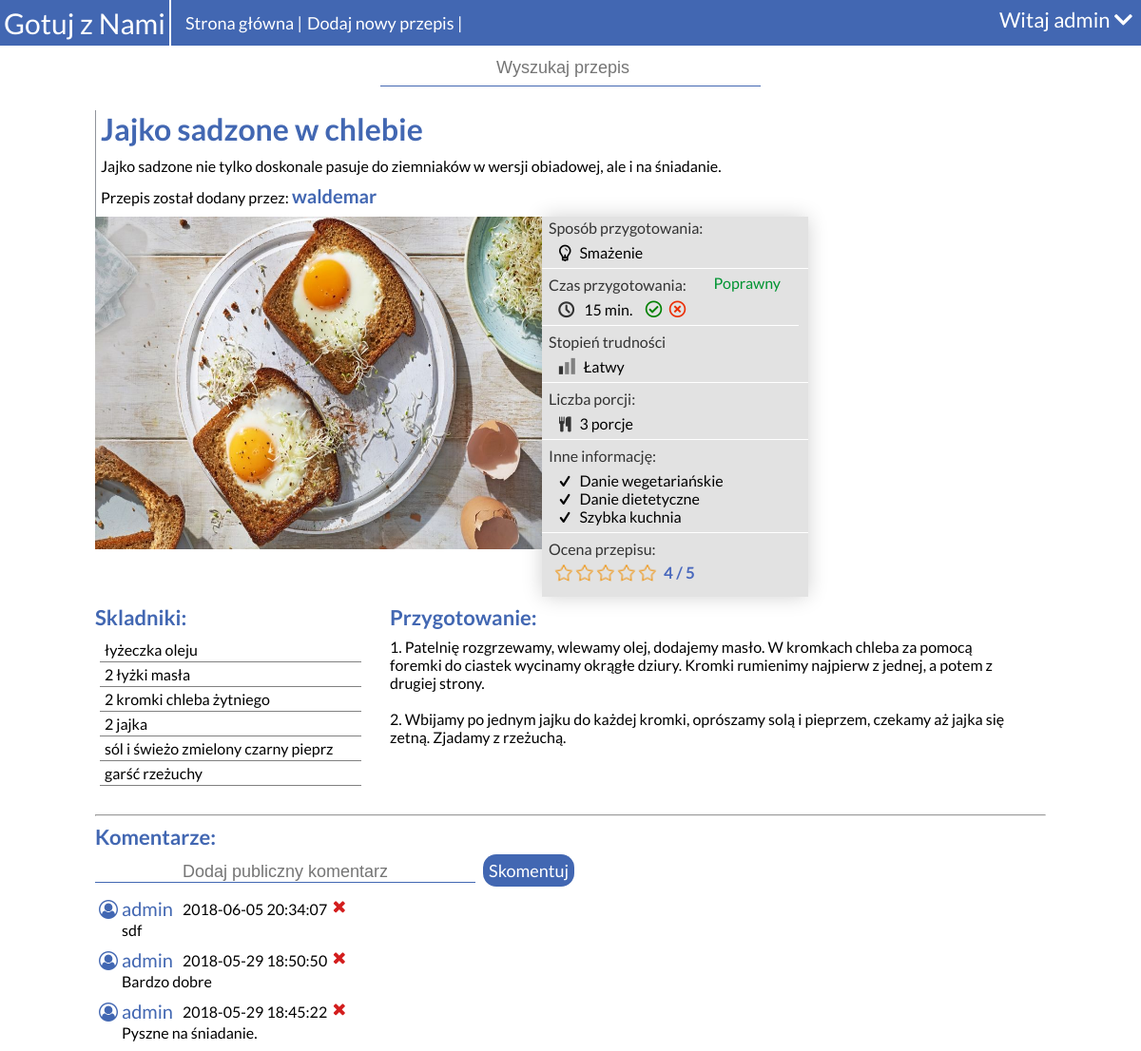
The page /przepis.php?id=3 (signed in) on the database its author committed.
### tables this page shows
CREATE TABLE `przepisy` (
  `id_przepisu` int(11) NOT NULL,
  `tytul` varchar(50) NOT NULL,
  `skladniki` text NOT NULL,
  `przygotowanie` text NOT NULL,
  `skrot_opis` varchar(200) NOT NULL,
  `id_uzytkownika` int(20) NOT NULL,
  `id_kategori` int(11) NOT NULL,
  `czas_przygotowania` int(11) NOT NULL,
  `stopien_trudnosci` int(11) NOT NULL,
  `liczba_porcji` int(11) NOT NULL,
  `id_spos_przygotowania` int(11) NOT NULL,
  `d_bezglutenowe` tinyint(1) NOT NULL,
  `d_wegetarianskie` tinyint(1) NOT NULL,
  `d_dietetyczne` tinyint(1) NOT NULL,
  `d_dla_dzieci` tinyint(1) NOT NULL,
  `szybka_kuchnia` tinyint(1) NOT NULL
);

CREATE TABLE `uzytkownicy` (
  `id_uzytkownika` int(11) NOT NULL,
  `uzytkownik` varchar(20) NOT NULL,
  `haslo` varchar(255) NOT NULL,
  `email` varchar(60) NOT NULL
);

CREATE TABLE `sposob_przygotowania` (
  `id_spos_przygotowania` int(11) NOT NULL,
  `nazwa_spos_przygotowania` varchar(25) NOT NULL
);

CREATE TABLE `komentarze` (
  `id_komentarza` int(11) NOT NULL,
  `id_uzytkownika` int(11) NOT NULL,
  `id_przepisu` int(11) NOT NULL,
  `komentarz` text NOT NULL,
  `data` datetime NOT NULL
);

### przepis.php (the view, shortened to what this page needs)
<?php
	require_once 'polaczenie.php';
	$id_przepisu = $_GET['id'];
	try {
		$polaczenie = new mysqli($host, $db_user, $db_password, $db_name);
		if($polaczenie->connect_errno!=0){
			throw new Exception(mysgli_connect_errno());
		}
		else{
		$polaczenie->query("SET NAMES 'utf8' COLLATE 'utf8_polish_ci'");
		$polaczenie->query("SET CHARSET utf8");
		$rezultat = $polaczenie->query("SELECT uzytkownicy.uzytkownik,p.*,sp.nazwa_spos_przygotowania FROM przepisy AS p LEFT JOIN sposob_przygotowania AS sp ON p.id_spos_przygotowania=sp.id_spos_przygotowania LEFT JOIN uzytkownicy ON p.id_uzytkownika=uzytkownicy.id_uzytkownika WHERE p.id_przepisu='$id_przepisu'");
		if(isset($_SESSION['zalogowany'])){
			$rezultat_komentarze = $polaczenie->query("SELECT uzytkownicy.uzytkownik, komentarze.id_komentarza,komentarze.komentarz, komentarze.data, komentarze.id_uzytkownika FROM komentarze LEFT JOIN przepisy ON przepisy.id_przepisu=komentarze.id_przepisu LEFT JOIN uzytkownicy ON komentarze.id_uzytkownika=uzytkownicy.id_uzytkownika WHERE komentarze.id_przepisu='$id_przepisu' ORDER BY komentarze.data DESC");
		}
		$rezultat_ocena_sr = $polaczenie->query("SELECT SUM(ocena)/COUNT(id_przepisu) AS ocena_sr FROM oceny WHERE id_przepisu='$id_przepisu' GROUP BY id_przepisu");
		$rezultat_czas_przygotowania = $polaczenie->query("SELECT SUM(czas_przygotowania_p)/COUNT(id) as cp, COUNT(id) as id FROM czas_przygotowania WHERE id_przepisu='$id_przepisu'");
		$wiersz_czas_przygotowania = $rezultat_czas_przygotowania->fetch_assoc();
		$wiersz = $rezultat->fetch_assoc();
		$ocena_sr = $rezultat_ocena_sr->fetch_assoc();
		}
	} catch (Exception $e) {
		echo '<span style="color:red;">Błąd serwera przepraszamy na niedogodności</span>';
		echo "Informacja developera: ".$e;
	}
	function informacja() {
		global $wiersz;
		if($wiersz['d_wegetarianskie'] == 1)
			echo '<i class="icon-check"></i>Danie wegetariańskie<br>';
		if($wiersz['d_dietetyczne'] == 1)
			echo '<i class="icon-check"></i>Danie dietetyczne<br>';
		if($wiersz['szybka_kuchnia'] == 1)
			echo '<i class="icon-check"></i>Szybka kuchnia<br>';
	}
	function czas_przygotowania(){
		global $wiersz_czas_przygotowania;
		if($wiersz_czas_przygotowania['cp'] == 0 AND $wiersz_czas_przygotowania['id'] == 0){
			echo "Brak głosów";
		}
		elseif($wiersz_czas_przygotowania['cp'] < 0.60 AND $wiersz_czas_przygotowania['cp'] >= 0.00){
			echo '<span style="color: #EA2027 !important;">Nie poprawny</span>';
		}
		else{
			echo '<span style="color: #009432 !important;">Poprawny</span>';
		}
	}
?>
<!DOCTYPE html>
<html>
<head>
	<link rel="stylesheet" type="text/css" href="style.css">
	<link rel="stylesheet" type="text/css" href="css/fontello.css">
	<link rel="stylesheet" href="star/rating.css" type="text/css" media="screen" title="Rating CSS">
	<link rel="stylesheet" href="https://use.fontawesome.com/releases/v5.0.13/css/all.css">
</head>
<body>
<div id="przepis_kontener">
	<?php require_once 'naglowek.php'; ?>
	<div id="przepis_zawartosc_przepisu">
		<h1 class="przepis_tytul_przepisu"><?php echo $wiersz['tytul']; ?></h1>
		<div class="przepis_skrot_opis">
			<?php echo $wiersz['skrot_opis']; ?>
		</div>
		<div class="przepis_dodany_przez">
			Przepis został dodany przez: <span class="przepis_dodany_przez_osoba"><?php echo $wiersz['uzytkownik']; ?></span>
		</div>
		<div class="przepis_zdjecie_przepisu">
			<img src="obrazy_potraw/<?php echo $id_przepisu; ?>.jpg">
		</div>
		<div class="przepis_info_przepisu">
			<dl>
				<dt>Sposób przygotowania:</dt>
				<dd><i class="icon-lightbulb"></i><?php echo $wiersz['nazwa_spos_przygotowania']; ?></dd>
				<dt class="przepis_ip_cp_1">Czas przygotowania:</dt>
				<dt class="przepis_ip_cp_2"><?php czas_przygotowania(); ?></dt>
				<dd class="przepis_ip_cp_3">
					<i class="icon-clock-black"></i><?php echo $wiersz['czas_przygotowania']; ?> min.
					<?php if(isset($_SESSION['zalogowany'])){ ?>
						<i class="far fa-check-circle przepis_ip_p" id="przepis_ip_pot"></i>
						<i class="far fa-times-circle przepis_ip_z" id="przepis_ip_zap"></i>
					<?php } else{ echo '<i class="przepis_ip_p" style="font-size: 15px; color: #e2e2e2;">sss</i><i class="przepis_ip_z" style="font-size: 15px; color: #e2e2e2;">ss</i>'; }?>
				</dd>
				<dd class="przepis_ip_cp_4"></dd>
				<dt style="clear: both;">Stopień trudności</dt>
				<dd>
					<?php if($wiersz['stopien_trudnosci'] == 1){ ?>
		 		   				<i class="icon-chart-bar1_p"></i>Łatwy
		 		   			<?php } elseif($wiersz['stopien_trudnosci'] == 2){ ?>
		 		   				<i class="icon-chart-bar2_p"></i>Średni
		 		   			<?php } elseif($wiersz['stopien_trudnosci'] == 3){ ?>
		 		   				<i class="icon-chart-bar3_p"></i>Trudny
		 		   			<?php } ?>
				</dd>
				<dt>Liczba porcji:</dt>
				<dd><i class="icon-food"></i><?php echo $wiersz['liczba_porcji']; ?> porcje</dd>
				<dt>Inne informację:</dt>
				<dd><?php informacja(); ?></dd>
				<dt>Ocena przepisu:</dt>
				<dd>
				    <div class="container" style="float: left;">
					</div>
					<div class="przepis_op_sr">
						<?php echo round($ocena_sr['ocena_sr'],2)." / 5"; ?>
					</div>
				</dd>
			</dl>
		</div>
		<div class="przepis_skladniki">
			<div class="pipt">Skladniki:</div>
			<ul>
				<?php $skladniki = explode(",", $wiersz['skladniki']);
				for ($i=0; $i < count($skladniki); $i++) {
					echo '<li>'.$skladniki[$i].'</li>';
				} ?>
			</ul>
		</div>
		<div class="przepis_przygotowanie">
			<div class="pipt">Przygotowanie:</div>
			<?php
				echo nl2br($wiersz['przygotowanie']);
			?>
		</div>
		<hr>
		<?php if(isset($_SESSION['zalogowany'])) { ?> <div class="przepis_k">
			<div class="pipt">Komentarze:</div>
			<div class="przepis_dk">
				<input type="text" id="przepis_dk_t" name="przepis_dk_t" placeholder="Dodaj publiczny komentarz">
				<a class="przepis_dk_p">Skomentuj</a>
			</div>
			<div class="przepis_wk">
				<?php while ($wiersz_komentarz = $rezultat_komentarze->fetch_assoc()) { ?>
					<div class="przepis_pk" id="przepis_pk_id_<?php echo $wiersz_komentarz['id_komentarza']; ?>">
						<div class="przepis_pk_u">
							<i class="icon-user-circle-o"></i><?php echo $wiersz_komentarz['uzytkownik']; ?>
						</div>
						<div class="przepis_pk_d">
							<?php echo $wiersz_komentarz['data']; ?>
						</div>
						<?php if($wiersz_komentarz['id_uzytkownika'] == $_SESSION['id_uzytkownika']){ ?>
							<div class="przepis_pk_uk">
								<div class="przepis_pk_uk_id" id="<?php echo $wiersz_komentarz['id_komentarza']; ?>">
									<i class="icon-cancel"></i>
								</div>
							</div>
						<?php } ?>
						<div class="przepis_pk_k">
							<?php echo $wiersz_komentarz['komentarz']; ?>
						</div>
					</div>
				<?php } ?>
			</div>
		</div> <?php } ?>
</div>
</div>
</body>
</html>

### style.css (style rules this page uses)
* { margin: 0; padding: 0; }
body { margin: 0 auto; font-family: 'Lato', sans-serif; }
#przepis_zawartosc_przepisu { width: 1000px; margin-right: auto; margin-left: auto; font-size: 16px; }
.przepis_tytul_przepisu { margin-top: 25px; padding-bottom: 10px; color: #4267b2; border-left: 1px solid #90949b; padding-left: 5px; }
.przepis_skrot_opis { border-left: 1px solid #90949b; padding-left: 5px; }
.przepis_dodany_przez { padding: 10px 0px; border-left: 1px solid #90949b; padding-left: 5px; }
.przepis_dodany_przez_osoba { color: #4267b2; font-size: 20px; font-weight: bold; }
.przepis_zdjecie_przepisu img { float: left; max-height: 400px; min-height: 350px; width: 470px; }
.przepis_info_przepisu { float: left; background-color: #e2e2e2; width: 280px; height: 400px; -webkit-box-shadow: 0px 0px 21px -1px rgba(0,0,0,0.2); -moz-box-shadow: 0px 0px 21px -1px rgba(0,0,0,0.2); box-shadow: 0px 0px 21px -1px rgba(0,0,0,0.2); }
.przepis_ip_cp_1 { float: left; }
.przepis_ip_cp_2 { float: left; width: 100px; padding-top: 5px !important; padding-right: 7px; text-align: center; font-size: 16px; max-height: 25px; }
.przepis_ip_cp_3 { float: left; padding-right: 3px; }
.przepis_ip_cp_4 { border-bottom: 1px solid white; float: left; width: 90px; padding-right: 8px; height: 19px; }
.przepis_info_przepisu > dl > dt { color: #333333; padding: 7px 7px; }
.przepis_info_przepisu > dl > dt:first-child { padding-top: 2px; }
.przepis_info_przepisu > dl > dd { border-bottom: 1px solid white; padding-left: 13px; padding-bottom: 7px; }
.przepis_info_przepisu > dl > dd:last-child { border: none; }
.przepis_info_przepisu > dl > dd > i { padding-right: 4px; }
.przepis_ip_p { padding-left: 10px; color: green; font-size: 18px; cursor: pointer; }
.przepis_ip_z { color: #eb2f06; font-size: 18px; cursor: pointer; }
.przepis_skladniki { float: left; width: 28%; margin-right: 30px; margin-bottom: 30px; }
.przepis_skladniki > ul > li { border-bottom: 1px solid gray; list-style-type: none; padding: 3px 5px; margin-left: 5px; }
.pipt { color: #4267b2; font-size: 22px; font-weight: bold; padding: 8px 0px; }
.przepis_przygotowanie { float: left; width: 65%; margin-bottom: 30px; }
.przepis_dk input { border:none; border-bottom:1px solid #4267b2; width:400px; text-align: center; font-size: 18px; margin-top: 5px; margin-bottom: 15px; }
.przepis_dk a { margin-left: 5px; border-radius: 14px 14px 14px 14px; -moz-border-radius: 14px 14px 14px 14px; -webkit-border-radius: 14px 14px 14px 14px; border: 0px solid #000000; background-color: #4267b2; color: white; font-size: 18px; padding: 6px; cursor: pointer; }
.przepis_pk_u { float: left; color: #4267b2; font-size: 20px; padding-right: 10px; line-height: 25px; vertical-align: middle; }
.przepis_pk_d { float: left; line-height: 25px; vertical-align: middle; }
.przepis_pk_uk { float: left; line-height: 20px; vertical-align: middle; cursor: pointer; }
.przepis_pk_k { padding-left: 28px; padding-bottom: 10px; }
.przepis_op_sr { float: left; padding-left: 5px; font-size: 17px; line-height: 18px; vertical-align: middle; color:#4a69bd; font-weight: bold; }

### rows shown on the page
przepisy: tytul "Jajko sadzone w chlebie", skrot_opis "Jajko sadzone nie tylko doskonale pasuje do ziemniaków w wersji obiadowej, ale i na śniadanie.", id_uzytkownika.uzytkownik "waldemar", id_spos_przygotowania.nazwa_spos_przygotowania "Smażenie", czas_przygotowania "15", liczba_porcji "3", skladniki "łyżeczka oleju", skladniki "2 łyżki masła", skladniki "2 kromki chleba żytniego", skladniki "2 jajka", skladniki "sól i świeżo zmielony czarny pieprz", skladniki "garść rzeżuchy", przygotowanie "1. Patelnię rozgrzewamy, wlewamy olej, dodajemy masło. W kromkach chleba za pomocą foremki do ciastek wycinamy okrągłe dziury. Kromki rumienimy najpierw z jednej, a potem z drugiej strony. 2. Wbijamy po jednym jajku do każdej kromki, oprószamy solą i pieprzem, czekamy aż jajka się zetną. Zjadamy z rzeżuchą."
komentarze: id_uzytkownika.uzytkownik "admin", data "2018-06-05 20:34:07", komentarz "sdf"
komentarze: id_uzytkownika.uzytkownik "admin", data "2018-05-29 18:50:50", komentarz "Bardzo dobre"
komentarze: id_uzytkownika.uzytkownik "admin", data "2018-05-29 18:45:22", komentarz "Pyszne na śniadanie."

### other values the page prints
$_SESSION['uzytkownik'] "admin"
$ocena_sr['ocena_sr'] "4"
